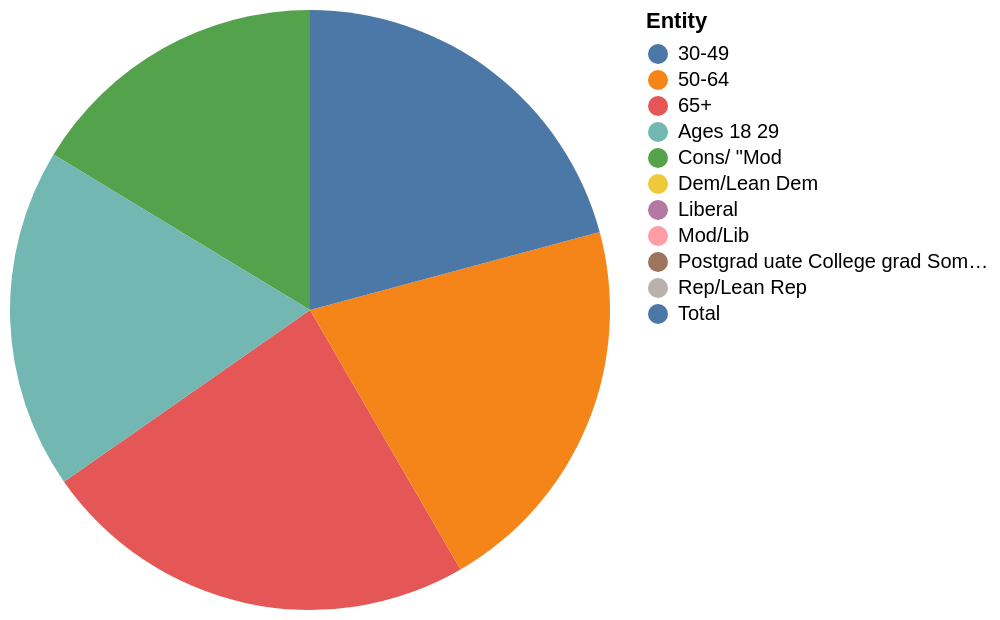

The Vega-Lite source for this figure:
### Vega-Lite specification from a JSON file in a GitHub repository (floating-point values rounded to 4 significant figures)
{"$schema": "https://vega.github.io/schema/vega-lite/v5.json", "description": "Pie chart auto-generated from CSV", "data": {"values": [{"Entity": "Liberal", "Only fair/ poor": "31.0", "Good/ excellent": "67.0"}, {"Entity": "Cons/ \"Mod", "Only fair/ poor": "40.0", "Good/ excellent": "58.0"}, {"Entity": "Dem/Lean Dem", "Only fair/ poor": "36.0", "Good/ excellent": "62.0"}, {"Entity": "Mod/Lib", "Only fair/ poor": "58.0", "Good/ excellent": "40.0"}, {"Entity": "Conserv", "Only fair/ poor": "nan", "Good/ excellent": "21.0"}, {"Entity": "Rep/Lean Rep", "Only fair/ poor": "70.0", "Good/ excellent": "28.0"}, {"Entity": "Postgrad uate College grad Some college This for less", "Only fair/ poor": "53.0", "Good/ excellent": "52.0"}, {"Entity": "65+", "Only fair/ poor": "58.0", "Good/ excellent": "39.0"}, {"Entity": "50-64", "Only fair/ poor": "51.0", "Good/ excellent": "46.0"}, {"Entity": "30-49", "Only fair/ poor": "51.0", "Good/ excellent": "nan"}, {"Entity": "Ages 18 29", "Only fair/ poor": "45.0", "Good/ excellent": "52.0"}, {"Entity": "Total", "Only fair/ poor": "51.0", "Good/ excellent": "46.0"}]}, "mark": "arc", "encoding": {"theta": {"field": "Only fair/ poor", "type": "quantitative"}, "color": {"field": "Entity", "type": "nominal"}}}
